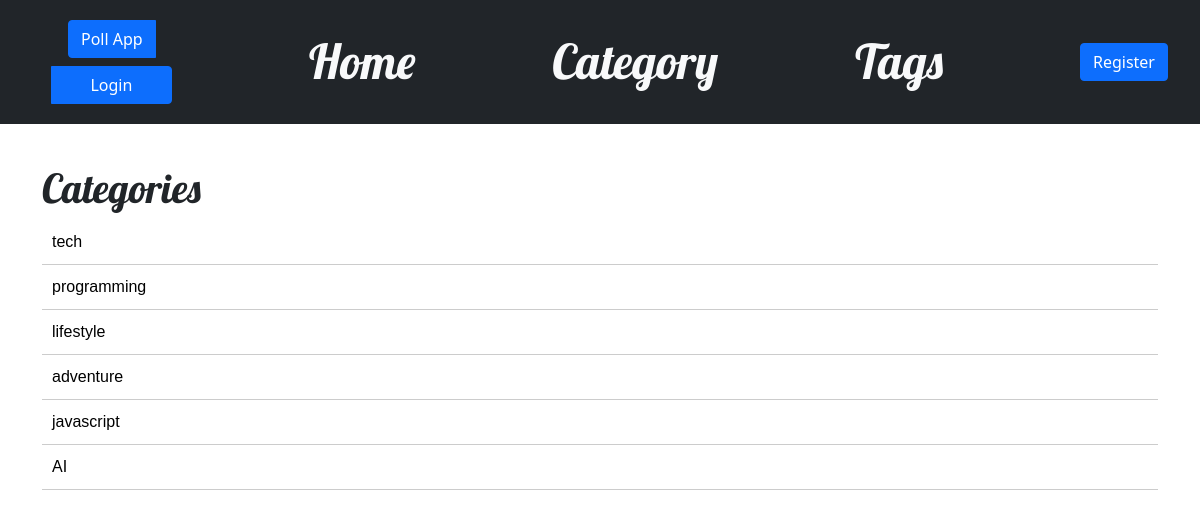
/post/cat, run on the app's committed database.
### blog/models.py (models this page shows, shortened)
class Category(models.Model):
    title = models.CharField(max_length=60)
    description = models.TextField(max_length=120,default="Hii this is the discription")

### blog/views.py (the view)
# urls.py: path('post/cat', views.cat_list, name='Cat_list'),
def cat_list(request):
    categories = Category.objects.all()
    return render(request, 'blog/cat_list.html', {'categories':categories})

### blog/templates/blog/Cat_list.html
{% extends 'blog/base.html' %}
{% block content %}
<h1>Categories</h1>
<div class="catContainer">
    {% for categorie in categories %}
    <a class="text-decoration-none text-black " href="{% url 'blog:Cat_post' category_slug=categorie.title %}">
        <p>
            {{categorie.title}}
        </p>
    </a>
    {% endfor %}
</div>
{% endblock %}

### blog/static/css/blog.css (style rules this page uses)
h1, h2, h3, h4 { font-family: 'Lobster', cursive; }
.catContainer { list-style-type: none; padding: 0; margin: 0; font-family: Arial, sans-serif; }
.catContainer p { padding: 10px; margin: 0; border-bottom: 1px solid #ccc; transition: background-color 0.3s; }

### data on the page
Category: title "tech"
Category: title "programming"
Category: title "lifestyle"
Category: title "adventure"
Category: title "javascript"
Category: title "AI"
